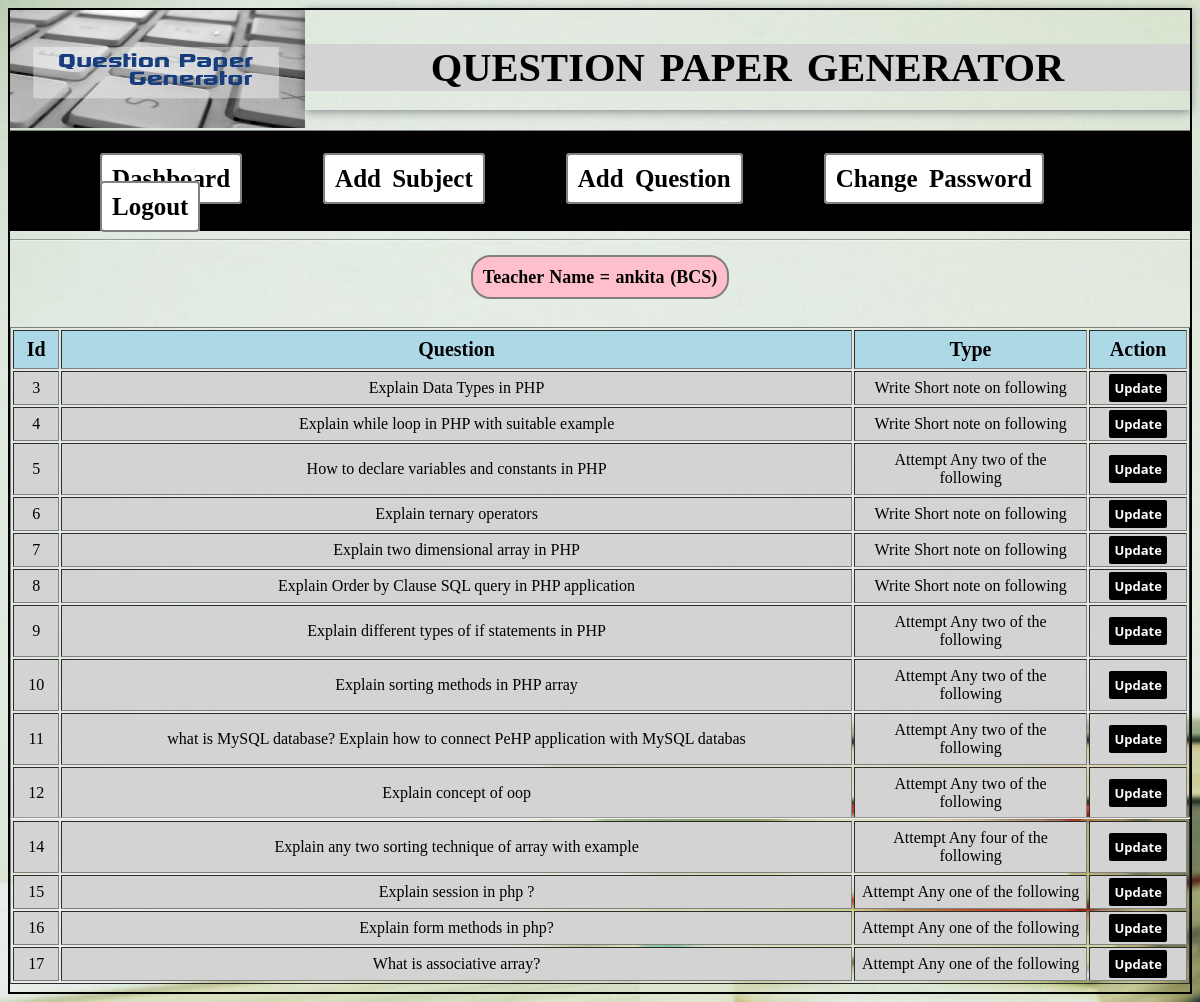
The app's page /show-theory-quetion.php (signed in) with its own data.
### tables this page shows
CREATE TABLE IF NOT EXISTS `theory_quetion` (
  `qid` int(11) NOT NULL AUTO_INCREMENT,
  `qnm` varchar(255) NOT NULL,
  `catid` int(11) NOT NULL,
  `sid` int(10) NOT NULL,
  `tid` int(11) NOT NULL,
  `qtype` varchar(100) NOT NULL,
  PRIMARY KEY (`qid`),
  KEY `tid` (`tid`)
);

CREATE TABLE IF NOT EXISTS `qcat` (
  `catid` int(11) NOT NULL AUTO_INCREMENT,
  `qcatnm` varchar(255) NOT NULL,
  `catmarks` int(11) NOT NULL,
  PRIMARY KEY (`catid`)
);

### show-theory-quetion.php (the view, shortened to what this page needs)
<?php
$tid = $_SESSION['tid']
?>
<html>
<head>
<link rel="stylesheet" type="text/css" href="css/style1.css">
</head>
<body  style="border:2px solid black;background-image:url(images/b2.jpg); background-size:cover;">
<?php include 'header.php';?>
       <div id='tname'>
		       <h3 style="display:inline;
                          text-decoration:none;
	                      font-size:18px;
                          background-color:pink;
	                      padding:10px;
	                      border:2px solid gray;
	                      border-radius:20px;
	                      color:black;
	                      word-spacing:1px;
	                      font-weight:bold;">Teacher Name = <?php echo $_SESSION['username'];?>
			    (<?php echo $_SESSION['branch'];?>)
		   </div>
             <div id="content"><br>
<table border="1" width="100%">
<tr>
<th>Id</th>
<th>Question</th>
<th>Type</th>
<th>Action</th>
</tr>
 <?php
				 include 'conection.php';
				 $queryS ="SELECT qcat.catid,qcat.qcatnm,theory_quetion.qid,theory_quetion.qnm FROM qcat INNER JOIN theory_quetion ON qcat.catid = theory_quetion.catid WHERE tid=$tid AND qtype='theory'";
				$resultS=mysqli_query($con,$queryS);
				while($rows=mysqli_fetch_assoc($resultS))
				{
				?>
				<tr>
				<td><?php echo $rows['qid'] ?></td>
				<td><?php echo $rows['qnm'] ?></td>
				<td style="width:20%";><?php echo $rows['qcatnm'] ?></td>
				<td><a href="update-theory-quetion.php?qid=<?php echo $rows['qid'] ?>" style="font-size:13px; padding:5px; width:10%;font-family: 'Open Sans', sans-serif;
	                  font-weight:bold; text-decoration:none; color:white; border-radius:2px; background:black;">Update</a></td>
				</tr>
				<?php
				}
				 ?>
</table>
	               <br>
             </div>
<hr>
</body>
</html>

### css/style1.css (style rules this page uses)
#tname { height:60px; text-align:center; }
#content { height:500px; text-align:center; }
#content a { text-decoration:none; }
table th,td { padding:7px; }
table th { font-size:20px; background-color:lightblue; }
table td { background-color:lightgray; text-align:center; }

### records on screen
theory_quetion: qid "3", qnm "Explain Data Types in PHP", catid.qcatnm "Write Short note on following"
theory_quetion: qid "4", qnm "Explain while loop in PHP with suitable example", catid.qcatnm "Write Short note on following"
theory_quetion: qid "5", qnm "How to declare variables and constants in PHP", catid.qcatnm "Attempt Any two of the following"
theory_quetion: qid "6", qnm "Explain ternary operators", catid.qcatnm "Write Short note on following"
theory_quetion: qid "7", qnm "Explain two dimensional array in PHP", catid.qcatnm "Write Short note on following"
theory_quetion: qid "8", qnm "Explain Order by Clause SQL query in PHP application", catid.qcatnm "Write Short note on following"
theory_quetion: qid "9", qnm "Explain different types of if statements in PHP", catid.qcatnm "Attempt Any two of the following"
theory_quetion: qid "10", qnm "Explain sorting methods in PHP array", catid.qcatnm "Attempt Any two of the following"
theory_quetion: qid "11", qnm "what is MySQL database? Explain how to connect PeHP application with MySQL databas", catid.qcatnm "Attempt Any two of the following"
theory_quetion: qid "12", qnm "Explain concept of oop", catid.qcatnm "Attempt Any two of the following"
theory_quetion: qid "14", qnm "Explain any two sorting technique of array with example", catid.qcatnm "Attempt Any four of the following"
theory_quetion: qid "15", qnm "Explain session in php ?", catid.qcatnm "Attempt Any one of the following"
theory_quetion: qid "16", qnm "Explain form methods in php?", catid.qcatnm "Attempt Any one of the following"
theory_quetion: qid "17", qnm "What is associative array?", catid.qcatnm "Attempt Any one of the following"

### other values on screen
$_SESSION['username'] "ankita"
$_SESSION['branch'] "BCS"
